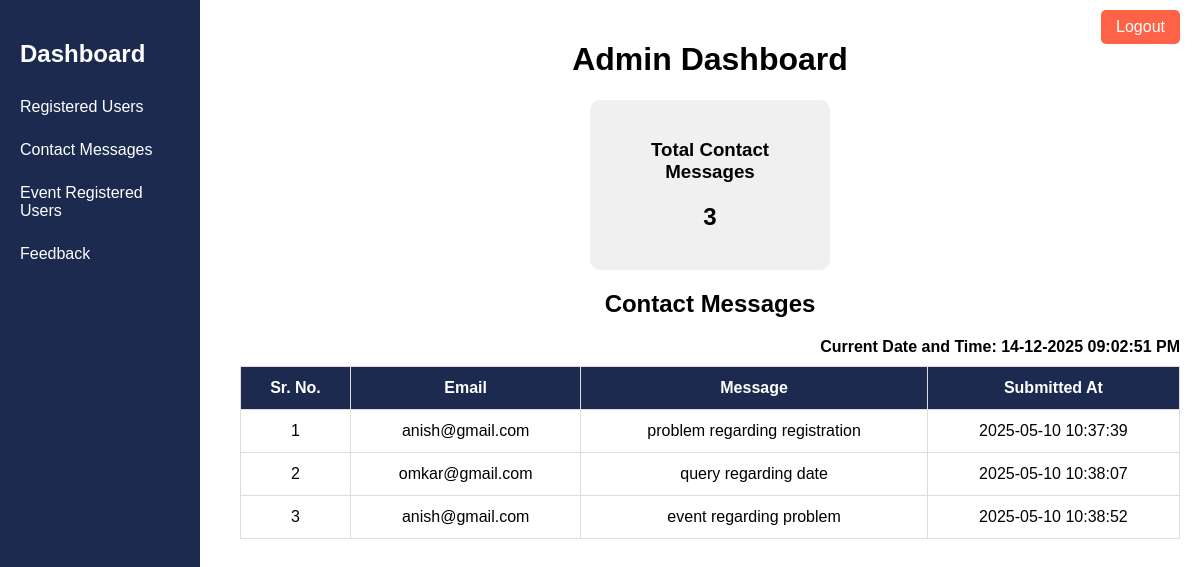
/contact_messages.php, run on the app's committed database.
### tables this page shows
CREATE TABLE `contact_messages` (
  `id` int(11) NOT NULL,
  `email` varchar(100) NOT NULL,
  `message` text NOT NULL,
  `submitted_at` timestamp NOT NULL DEFAULT CURRENT_TIMESTAMP
);

### contact_messages.php (the view, shortened to what this page needs)
<?php
$servername = "localhost";
$username = "root";
$password = "";
$database = "event_system";
$conn = mysqli_connect($servername, $username, $password, $database);
$sql = "SELECT * FROM contact_messages";
$result = mysqli_query($conn, $sql);
$totalMessages = mysqli_num_rows($result);
?>
<!DOCTYPE html>
<html lang="en">
<head>
</head>
<body>
<div class="sidebar">
 <h2 style="color:white;margin-left:20px;">Dashboard</h2>
    <a href="register-users.php">Registered Users</a>
    <a href="contact_messages.php">Contact Messages</a>
    <a href="event_participants.php">Event Registered Users</a>
	<a href="admin-feedback.php">Feedback</a>
</div>
<a href="admin.php" class="logout-btn">Logout</a>
<div class="content">
<center>
    <h1>Admin Dashboard</h1>
    <div class="card">
        <h3>Total Contact Messages</h3>
        <h2><?php echo $totalMessages; ?></h2>
    </div>
	</center>
<center>
    <h2>Contact Messages</h2>
	</center>
<div style="text-align: right; margin-bottom: 10px; font-weight: bold; font-size: 16px;">
    Current Date and Time: <?php echo date("d-m-Y h:i:s A"); ?>
</div>
    <table>
        <thead>
            <tr>
                <th>Sr. No.</th>
                <th>Email</th>
                <th>Message</th>
                <th>Submitted At</th>
            </tr>
        </thead>
        <tbody>
            <?php
                $res = $conn->query("SELECT * FROM contact_messages");
    if ($res->num_rows > 0) {
		$sr_no = 1;
                while ($row = $res->fetch_assoc()) {
                    echo "<tr>";
					echo "<td>" . $sr_no++ . "</td>";
					echo"<td>{$row['email']}</td>";
					echo"<td>{$row['message']}</td>";
					echo"<td>{$row['submitted_at']}</td>";
                     echo "</tr>";
                }
            } else {
                echo "<tr><td colspan='4'>No contact messages found.</td></tr>";
            }
            ?>
        </body>
</body>
</html>

### contact_messages.php (style rules this page uses)
body { margin: 0; font-family: Arial, sans-serif; }
.sidebar { width: 200px; background-color: #1b2a4e; height: 100vh; position: fixed; color: white; padding-top: 20px; }
.sidebar a { display: block; color: white; text-decoration: none; padding: 10px 20px; margin-bottom: 5px; }
.content { margin-left: 220px; padding: 20px; }
.card { background-color: #f0f0f0; padding: 20px; margin-bottom: 20px; width: 200px; border-radius: 10px; text-align: center; }
table { width: 100%; border-collapse: collapse; background: white; }
table th, table td { border: 1px solid #ddd; padding: 12px; text-align: center; }
table th { background-color: #1b2a4e; color: white; }
.logout-btn { position: absolute; top: 10px; right: 20px; background-color: tomato; color: white; padding: 8px 15px; text-decoration: none; border-radius: 5px; }

### data on the page
contact_messages: email "anish@gmail.com", message "problem regarding registration", submitted_at "2025-05-10 10:37:39"
contact_messages: email "omkar@gmail.com", message "query regarding date", submitted_at "2025-05-10 10:38:07"
contact_messages: email "anish@gmail.com", message "event regarding problem", submitted_at "2025-05-10 10:38:52"

### other printed values
$totalMessages "3"
